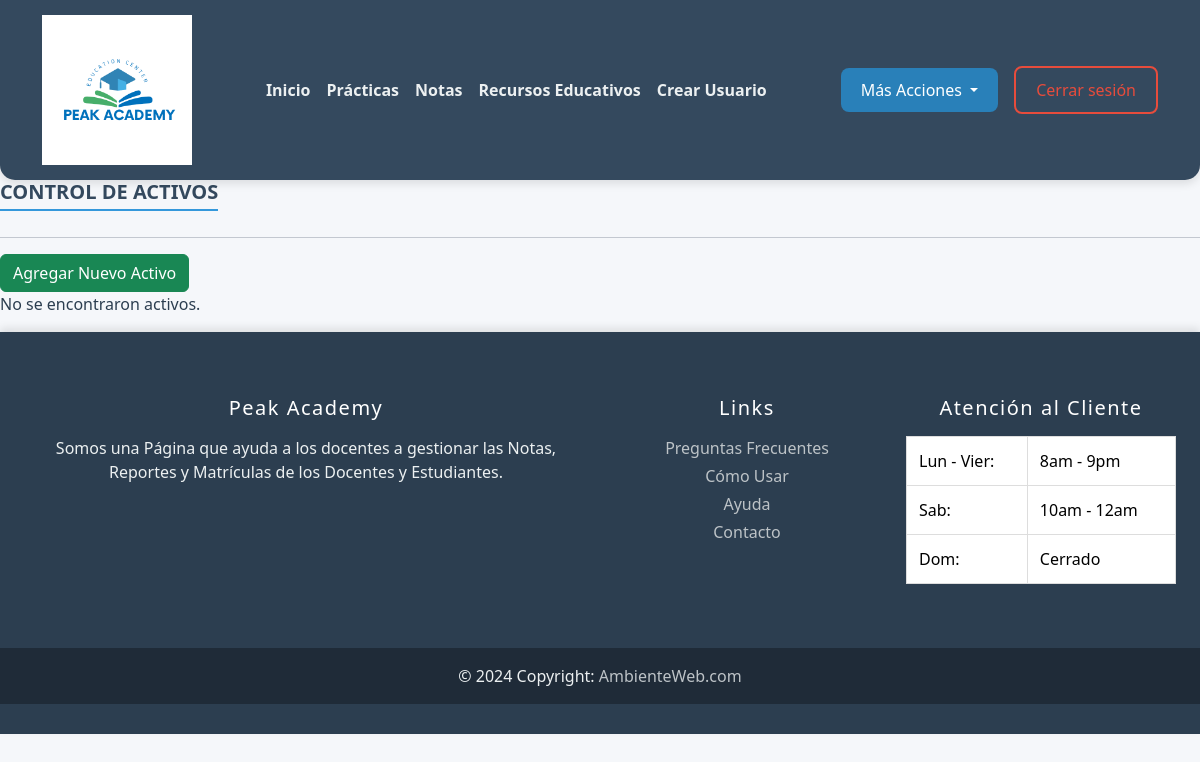
Before: /views/peakActivos.php (signed in) with the older database file.
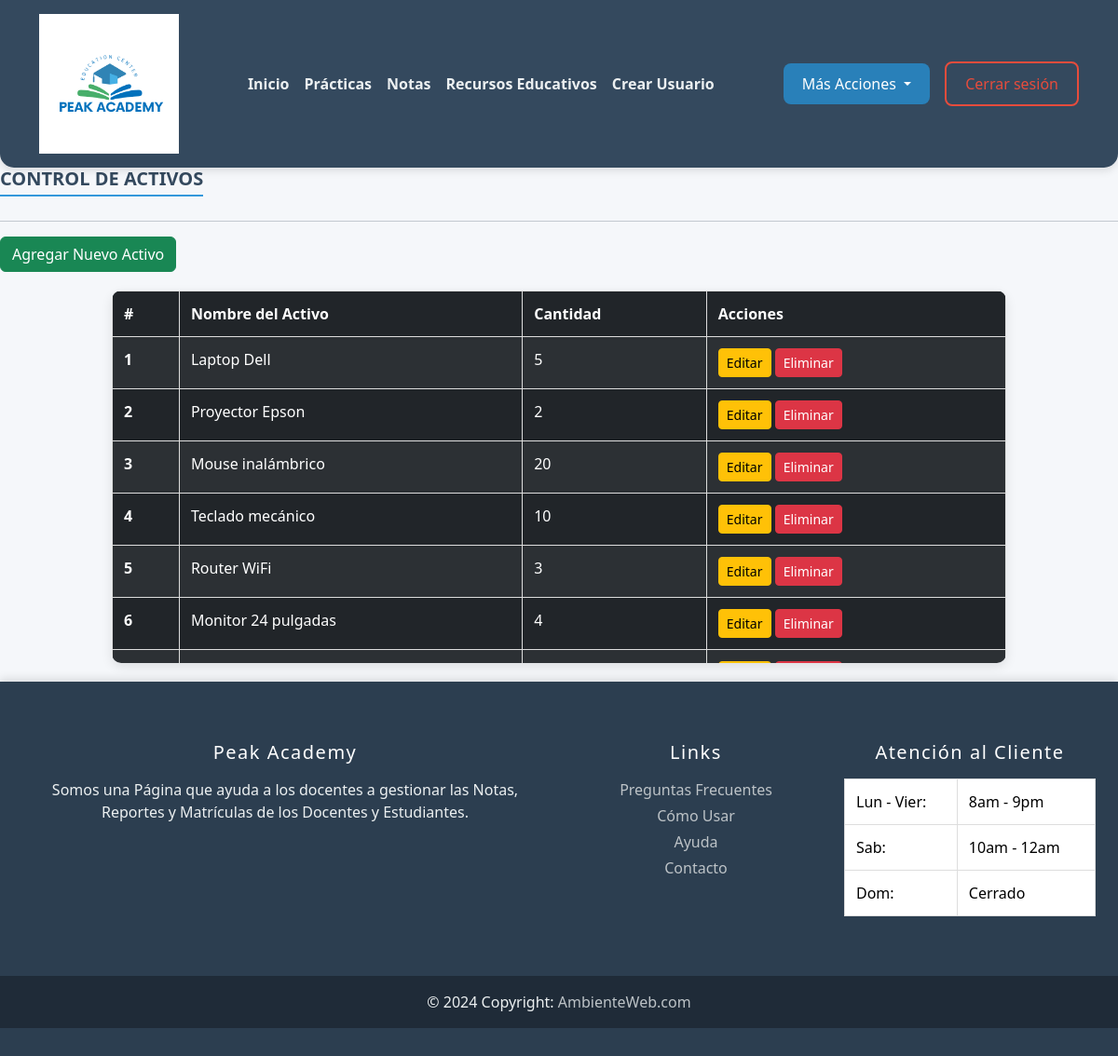
After: the same page with the newer database file.
### tables this page shows
CREATE TABLE activos (
    id INT AUTO_INCREMENT PRIMARY KEY,
    nombre VARCHAR(100) NOT NULL,
    cantidad INT NOT NULL
);

### views/peakActivos.php (the view, shortened to what this page needs)
<?php include '../core/header.php'; ?>
<h5 class="anuncio">Control de Activos</h5>
<hr>
<button class="btn btn-success" id="btn-agregar">Agregar Nuevo Activo</button>
<?php
include('../includes/conexion.php');
$sql = "SELECT * FROM activos";
$result = $conn->query($sql);
if ($result && $result->num_rows > 0) {
    echo '<div class="table-container">
            <table class="table table-dark table-striped">
                <thead>
                    <tr>
                        <th scope="col">#</th>
                        <th scope="col">Nombre del Activo</th>
                        <th scope="col">Cantidad</th>
                        <th scope="col">Acciones</th>
                    </tr>
                </thead>
                <tbody>';
    while ($row = $result->fetch_assoc()) {
        echo '<tr>
                <th scope="row">' . $row['id'] . '</th>
                <td class="nombre_activo">' . $row['nombre'] . '</td>
                <td class="cantidad">' . $row['cantidad'] . '</td>
                <td>
                    <button class="btn btn-warning btn-sm btn-editar" data-id="' . $row['id'] . '" data-nombre="' . $row['nombre'] . '" data-cantidad="' . $row['cantidad'] . '">Editar</button>
                    <button class="btn btn-danger btn-sm btn-eliminar" data-id="' . $row['id'] . '">Eliminar</button>
                </td>
              </tr>';
    }
    echo '</tbody></table></div>';
} else {
    echo "<p>No se encontraron activos.</p>";
}
?>
<?php include '../core/footer.php'; ?>

### core/header.php (shortened to what this page needs)
<!DOCTYPE html>
<html lang="es">
<head>
    <link rel="stylesheet" href="../css/bootstrap.min.css">
    <link rel="stylesheet" href="../css/PeakAcademy.css">
</head>
<body>
    <nav class="navbar navbar-expand-lg navbar-light fixed-top">
        <div class="container-fluid">
            <a class="logo" href="../index.php">
                <img src="../imagenes/peaklogoo.png" alt="Peak Academy Logo">
            </a>
            <div class="collapse navbar-collapse" id="navbarNav">
                <ul class="navbar-nav mx-auto">
                    <li class="nav-item">
                        <a class="nav-link" href="../views/index.php">Inicio</a>
                    </li>
                    <li class="nav-item">
                        <a class="nav-link" href="../views/peakPracticas.php">Prácticas</a>
                    </li>
                    <li class="nav-item">
                        <a class="nav-link" href="../views/peakNotas.php">Notas</a>
                    </li>
                    <li class="nav-item">
                        <a class="nav-link" href="../views/peakArticulos.php">Recursos Educativos</a>
                    </li>
                    <li class="nav-item">
                        <a class="nav-link" href="../views/registro.php">Crear Usuario</a>
                    </li>
                </ul>
                <div class="btn-group me-3">
                    <button class="btn btn-secondary dropdown-toggle" type="button" data-bs-toggle="dropdown">
                        Más Acciones
                    </button>
                </div>
                <a href="../includes/logout.php" class="btn btn-outline-danger">Cerrar sesión</a>
            </div>
        </div>
    </nav>
    <div class="container main-content">
</div>

### core/footer.php (shortened to what this page needs)
<div class="footer">
    <footer class="footer-custom">
        <div class="container p-4">
            <div class="row">
                <div class="col-lg-6 col-md-12 mb-4">
                    <h5 class="mb-3">Peak Academy</h5>
                    <p>
                        Somos una Página que ayuda a los docentes a gestionar las
                        Notas, Reportes y Matrículas de los Docentes y Estudiantes.
                    </p>
                </div>
                <div class="col-lg-3 col-md-6 mb-4">
                    <h5 class="mb-3">Links</h5>
                    <ul class="list-unstyled mb-0">
                        <li class="mb-1"><a href="#!" class="footer-link">Preguntas Frecuentes</a></li>
                        <li class="mb-1"><a href="#!" class="footer-link">Cómo Usar</a></li>
                        <li class="mb-1"><a href="#!" class="footer-link">Ayuda</a></li>
                        <li><a href="#!" class="footer-link">Contacto</a></li>
                    </ul>
                </div>
                <div class="col-lg-3 col-md-6 mb-4">
                    <h5 class="mb-3">Atención al Cliente</h5>
                    <table class="table table-borderless text-white">
                        <tbody>
                            <tr><td>Lun - Vier:</td><td>8am - 9pm</td></tr>
                            <tr><td>Sab:</td><td>10am - 12am</td></tr>
                            <tr><td>Dom:</td><td>Cerrado</td></tr>
                        </tbody>
                    </table>
                </div>
            </div>
        </div>
        <div class="text-center p-3 footer-bottom">
            © 2024 Copyright:
            <a class="footer-link" href="">AmbienteWeb.com</a>
        </div>
    </footer>
</div>

### css/PeakAcademy.css (style rules this page uses)
body { margin: 0; padding: 0; font-family: 'Segoe UI', Tahoma, Geneva, Verdana, sans-serif; background-color: #f5f7fa; color: #2c3e50; }
.navbar { background-color: #34495e; box-shadow: 0 4px 8px rgba(0, 0, 0, 0.1); border-radius: 0 0 15px 15px; padding: 15px 30px; position: fixed; width: 100%; top: 0; z-index: 1000; }
.navbar .logo img { width: 150px; height: auto; transition: transform 0.3s ease; }
.navbar-nav .nav-link { color: #ecf0f1; font-weight: 600; font-size: 16px; padding: 12px 20px; transition: color 0.3s ease, padding 0.3s ease; }
.btn-group .btn-secondary { background-color: #2980b9; border: none; border-radius: 8px; padding: 10px 20px; color: white; }
.btn-outline-danger { border: 2px solid #e74c3c; color: #e74c3c; padding: 10px 20px; border-radius: 8px; transition: background-color 0.3s ease, color 0.3s ease; }
.container { max-width: 1200px; margin: 0 auto; padding: 40px 20px; }
.main-content { margin-top: 100px; }
.table-container { width: 80%; margin: 20px auto; max-height: 400px; overflow-y: auto; border-radius: 10px; box-shadow: 0 4px 12px rgba(0, 0, 0, 0.1); }
.table { width: 100%; border-collapse: collapse; }
.table thead { background-color: #2c3e50; color: white; }
.table th, .table td { padding: 12px; text-align: left; border: 1px solid #ddd; }
.table tbody tr:nth-child(even) { background-color: #f9f9f9; }
.footer { background-color: #2c3e50; color: white; padding: 10px 0; text-align: center; box-shadow: 0 -4px 8px rgba(0, 0, 0, 0.1); }
.anuncio { font-size: 20px; font-weight: bold; color: #34495e; text-transform: uppercase; margin-bottom: 10px; border-bottom: 2px solid #3498db; display: inline-flex; padding-bottom: 5px; text-align: left; width: max-content; }

### core/footer.php (style rules this page uses)
.footer-custom { background-color: #2c3e50; color: #ffffff; padding-top: 30px; padding-bottom: 20px; }
.footer-custom h5 { color: #ffffff; letter-spacing: 1.5px; }
.footer-custom p { color: #ecf0f1; }
.footer-link { color: #bdc3c7; text-decoration: none; transition: color 0.3s ease; }
.footer-bottom { background-color: rgba(0, 0, 0, 0.3); color: #ecf0f1; }

Changed rows visible on the page:
added activos: id "1", nombre "Laptop Dell", cantidad "5"
added activos: id "2", nombre "Proyector Epson", cantidad "2"
added activos: id "3", nombre "Mouse inalámbrico", cantidad "20"
added activos: id "4", nombre "Teclado mecánico", cantidad "10"
added activos: id "5", nombre "Router WiFi", cantidad "3"
added activos: id "6", nombre "Monitor 24 pulgadas", cantidad "4"
Other visible differences:
text no longer shown: "No se encontraron activos."
text now shown: "# Nombre del Activo Cantidad Acciones"
